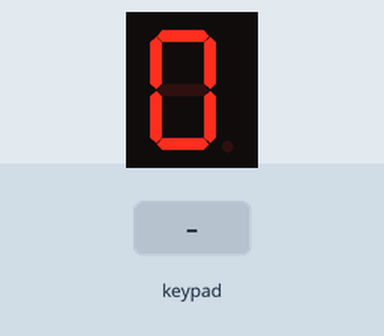
Recording of a sketch running on a simulated Arduino Uno, built with avr-gcc and run on an emulated ATmega328P. On the bench: 1-digit seven-segment display. Wiring (inferred from the names in the program): 1-digit 7-segment display, segments lit when HIGH: segments pin 10, pin 11, A0, A1, A2, A3, A4. Inputs (shaded band) come from the test bench. The segment pins are drawn as the display they are named for; what the sketch prints to the serial monitor is not drawn.

Above: at 1.2 s.
1.3 s: key 'A' pressed
At 2.1 s:
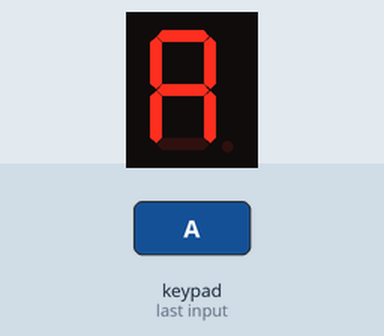
3.8 s: keypad keys 1 2 # pressed 0.4 s apart
At 6.6 s:
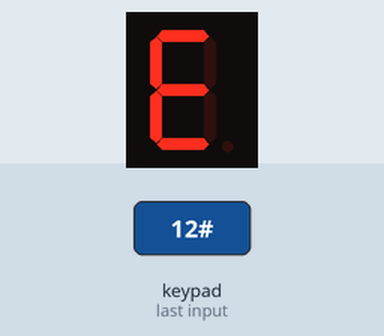
8.0 s: key 'C' pressed
At 8.6 s:
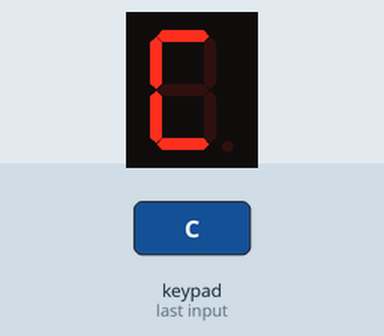
10.5 s: keypad keys 1 2 * pressed 0.4 s apart
At 13.3 s:
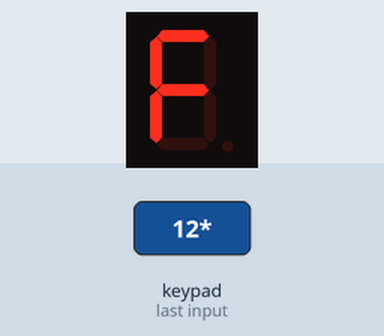
14.7 s: key 'D' pressed
At 15.5 s:
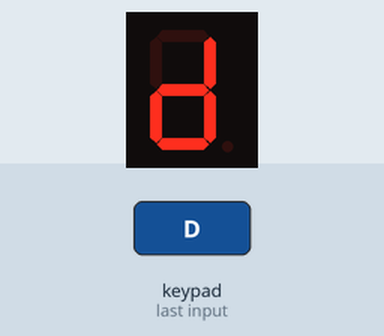
Timing chart, 0 to 17.7 s (numbered marks = the images above; inputs shaded):
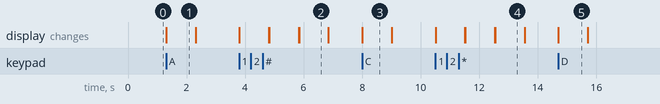

Measured:
- after the input at 1.3 s, the display: changes at once (image 1)
- after the input at 3.8 s, the display: first changes at once (image 2 shows a later state)
- after the input at 8.0 s, the display: changes at once (image 3)
- after the input at 10.5 s, the display: first changes at once (image 4 shows a later state)
- after the input at 14.7 s, the display: changes at once (image 5)
- what the display in image 1 shows lasts 1.0 s, from 1.3 s to 2.3 s

The sketch:

practica3_Parte3.ino
```cpp
/*
   Fundacion Kinal
   Centro educativo tecnico laboral Kinal
   Quinto perito
   Quinto electronica
   Codigo Tecnico: EB5AM / EB5AV
   Curso: Taller de electronica digital y reparacion de computadoras I
   Proyecto: keypad
   alumno:Christian Solorzano
   Fecha: 20 de abril
*/

//Librerias
#include <Keypad.h>    //Libreria que me permite usar el teclado matricial.

//Macros o directivas de preprocesador
#define filas 4   //cantidad de filas que posee el teclado matricial.
#define columnas 4 //cantidad de columnas que posee el teclado matricial.
#define f1 2  //pin2 conectado a la fila 1
#define f2 3  //pin3 conectado a la fila 2
#define f3 4  //pin4 conectado a la fila 3
#define f4 5  //pin5 conectado a la fila 4
#define c1 6  //pin6 conectado a la columna 1
#define c2 7  //pin7 conectado a la columna 2
#define c3 8  //pin8 conectado a la columna 3
#define c4 9  //pin9 conectado a la columna 4
#define a 10
#define b 11
#define c A0
#define d A1
#define e A2
#define f A3
#define g A4


//Creo una matriz led con la disposicion fisica de las teclas
char keys[filas][columnas] = {
  {'1','2','3','A'},
  {'4','5','6','B'},
  {'7','8','9','C'},
  {'*','0','#','D'}
};

//Arreglos en los que defino los pines a utilizar, tanto para las columnas como para las filas
byte PF[filas] = {f1,f2,f3,f4};
byte PC[columnas] = {c1,c2,c3,c4};


//Creo el constructor para poder usar el teclado matricial.
Keypad teclado1 = Keypad( makeKeymap(keys), PF, PC, filas,columnas);


void setup()
{
  Serial.begin(9600);    //Inicio la comunicacion serial.
  Serial.println("Prueba del teclado matricial");   //Envio de mensaje
  pinMode(a, OUTPUT);
  pinMode(b, OUTPUT);
  pinMode(c, OUTPUT);
  pinMode(d, OUTPUT);
  pinMode(e, OUTPUT);
  pinMode(f, OUTPUT);
  pinMode(g, OUTPUT);
}

void loop()
{
  char tecla = teclado1.getKey();  //Obtengo la tecla que presione

      //Si ninguna tecla a sido presionada

                digitalWrite(a, HIGH);
                digitalWrite(b, HIGH);
                digitalWrite(c, HIGH);
                digitalWrite(d, HIGH);
                digitalWrite(e, HIGH);
                digitalWrite(f, HIGH);
                digitalWrite(g, LOW);

  //Si alguna tecla ha sido presionada
  switch(tecla){
  case('1'):
  {
                digitalWrite(a, LOW);
                digitalWrite(b, HIGH);
                digitalWrite(c, HIGH);
                digitalWrite(d, LOW);
                digitalWrite(e, LOW);
                digitalWrite(f, LOW);
                digitalWrite(g, LOW);

                delay(1000);
                digitalWrite(a, LOW);
                digitalWrite(b, LOW);
                digitalWrite(c, LOW);
                digitalWrite(d, LOW);
                digitalWrite(e, LOW);
                digitalWrite(f, LOW);
                digitalWrite(g, LOW);
                break;
  }
  case('2'):
  {
                digitalWrite(a, HIGH);
                digitalWrite(b, HIGH);
                digitalWrite(c, LOW);
                digitalWrite(d, HIGH);
                digitalWrite(e, HIGH);
                digitalWrite(f, LOW);
                digitalWrite(g, HIGH);

                delay(1000);
                digitalWrite(a, LOW);
                digitalWrite(b, LOW);
                digitalWrite(c, LOW);
                digitalWrite(d, LOW);
                digitalWrite(e, LOW);
                digitalWrite(f, LOW);
                digitalWrite(g, LOW);
                break;}
  case('3'):
  {
                digitalWrite(a, HIGH);
                digitalWrite(b, HIGH);
                digitalWrite(c, HIGH);
                digitalWrite(d, HIGH);
                digitalWrite(e, LOW);
                digitalWrite(f, LOW);
                digitalWrite(g, HIGH);
    delay(1000);
                digitalWrite(a, LOW);
                digitalWrite(b, LOW);
                digitalWrite(c, LOW);
                digitalWrite(d, LOW);
                digitalWrite(e, LOW);
                digitalWrite(f, LOW);
                digitalWrite(g, LOW);
                break;
  }
  case('4'):
  {
                digitalWrite(a, LOW);
                digitalWrite(b, HIGH);
                digitalWrite(c, HIGH);
                digitalWrite(d, LOW);
                digitalWrite(e, LOW);
                digitalWrite(f, HIGH);
                digitalWrite(g, HIGH);
    delay(1000);
                digitalWrite(a, LOW);
                digitalWrite(b, LOW);
                digitalWrite(c, LOW);
                digitalWrite(d, LOW);
                digitalWrite(e, LOW);
                digitalWrite(f, LOW);
                digitalWrite(g, LOW);
                break;
  }
  case('5'):
  {
                digitalWrite(a, HIGH);
                digitalWrite(b, LOW);
                digitalWrite(c, HIGH);
                digitalWrite(d, HIGH);
                digitalWrite(e, LOW);
                digitalWrite(f, HIGH);
                digitalWrite(g, HIGH);
    delay(1000);
                digitalWrite(a, LOW);
                digitalWrite(b, LOW);
                digitalWrite(c, LOW);
                digitalWrite(d, LOW);
                digitalWrite(e, LOW);
                digitalWrite(f, LOW);
                digitalWrite(g, LOW);
                break;
                }
  case('6'):
  {
                digitalWrite(a, HIGH);
                digitalWrite(b, LOW);
                digitalWrite(c, HIGH);
                digitalWrite(d, HIGH);
                digitalWrite(e, HIGH);
                digitalWrite(f, HIGH);
                digitalWrite(g, HIGH);
    delay(1000);
                digitalWrite(a, LOW);
                digitalWrite(b, LOW);
                digitalWrite(c, LOW);
                digitalWrite(d, LOW);
                digitalWrite(e, LOW);
                digitalWrite(f, LOW);
                digitalWrite(g, LOW);
                break;  }
  case('7'):
  {
                digitalWrite(a, HIGH);
                digitalWrite(b, HIGH);
                digitalWrite(c, HIGH);
                digitalWrite(d, LOW);
                digitalWrite(e, LOW);
                digitalWrite(f, LOW);
                digitalWrite(g, LOW);
    delay(1000);
                digitalWrite(a, LOW);
                digitalWrite(b, LOW);
                digitalWrite(c, LOW);
                digitalWrite(d, LOW);
                digitalWrite(e, LOW);
                digitalWrite(f, LOW);
                digitalWrite(g, LOW);
                break;
                }
  case('8'):
  {
                digitalWrite(a, HIGH);
                digitalWrite(b, HIGH);
                digitalWrite(c, HIGH);
                digitalWrite(d, HIGH);
                digitalWrite(e, HIGH);
                digitalWrite(f, HIGH);
                digitalWrite(g, HIGH);
    delay(1000);
                digitalWrite(a, LOW);
                digitalWrite(b, LOW);
                digitalWrite(c, LOW);
                digitalWrite(d, LOW);
                digitalWrite(e, LOW);
                digitalWrite(f, LOW);
                digitalWrite(g, LOW);
                break;
                }
  case('9'):
  {
                digitalWrite(a, HIGH);
                digitalWrite(b, HIGH);
                digitalWrite(c, HIGH);
                digitalWrite(d, HIGH);
                digitalWrite(e, LOW);
                digitalWrite(f, HIGH);
                digitalWrite(g, HIGH);
    delay(1000);
                digitalWrite(a, LOW);
                digitalWrite(b, LOW);
                digitalWrite(c, LOW);
                digitalWrite(d, LOW);
                digitalWrite(e, LOW);
                digitalWrite(f, LOW);
                digitalWrite(g, LOW);
    break;
                }
  case('*'):
  {
                digitalWrite(a, HIGH);
                digitalWrite(b, LOW);
                digitalWrite(c, LOW);
                digitalWrite(d, LOW);
                digitalWrite(e, HIGH);
                digitalWrite(f, HIGH);
                digitalWrite(g, HIGH);
    delay(1000);
                digitalWrite(a, LOW);
                digitalWrite(b, LOW);
                digitalWrite(c, LOW);
                digitalWrite(d, LOW);
                digitalWrite(e, LOW);
                digitalWrite(f, LOW);
                digitalWrite(g, LOW);
                break;
                }
  case('#'):
  {
                digitalWrite(a, HIGH);
                digitalWrite(b, LOW);
                digitalWrite(c, LOW);
                digitalWrite(d, HIGH);
                digitalWrite(e, HIGH);
                digitalWrite(f, HIGH);
                digitalWrite(g, HIGH);
    delay(1000);
                digitalWrite(a, LOW);
                digitalWrite(b, LOW);
                digitalWrite(c, LOW);
                digitalWrite(d, LOW);
                digitalWrite(e, LOW);
                digitalWrite(f, LOW);
                digitalWrite(g, LOW);
                break;
                }
  case('A'):
  {
                digitalWrite(a, HIGH);
                digitalWrite(b, HIGH);
                digitalWrite(c, HIGH);
                digitalWrite(d, LOW);
                digitalWrite(e, HIGH);
                digitalWrite(f, HIGH);
                digitalWrite(g, HIGH);
    delay(1000);
                digitalWrite(a, LOW);
                digitalWrite(b, LOW);
                digitalWrite(c, LOW);
                digitalWrite(d, LOW);
                digitalWrite(e, LOW);
                digitalWrite(f, LOW);
                digitalWrite(g, LOW);
                break;
                }
   case('B'):
  {
                digitalWrite(a, LOW);
                digitalWrite(b, LOW);
                digitalWrite(c, HIGH);
                digitalWrite(d, HIGH);
                digitalWrite(e, HIGH);
                digitalWrite(f, HIGH);
                digitalWrite(g, HIGH);
    delay(1000);
                digitalWrite(a, LOW);
                digitalWrite(b, LOW);
                digitalWrite(c, LOW);
                digitalWrite(d, LOW);
                digitalWrite(e, LOW);
                digitalWrite(f, LOW);
                digitalWrite(g, LOW);
                break;
                }
  case('C'):
  {
                digitalWrite(a, HIGH);
                digitalWrite(b, LOW);
                digitalWrite(c, LOW);
                digitalWrite(d, HIGH);
                digitalWrite(e, HIGH);
                digitalWrite(f, HIGH);
                digitalWrite(g, LOW);
    delay(1000);
                digitalWrite(a, LOW);
                digitalWrite(b, LOW);
                digitalWrite(c, LOW);
                digitalWrite(d, LOW);
                digitalWrite(e, LOW);
                digitalWrite(f, LOW);
                digitalWrite(g, LOW);
                break;
                }
  case('D'):
  {
                digitalWrite(a, LOW);
                digitalWrite(b, HIGH);
                digitalWrite(c, HIGH);
                digitalWrite(d, HIGH);
                digitalWrite(e, HIGH);
                digitalWrite(f, LOW);
                digitalWrite(g, HIGH);
    delay(1000);
                digitalWrite(a, LOW);
                digitalWrite(b, LOW);
                digitalWrite(c, LOW);
                digitalWrite(d, LOW);
                digitalWrite(e, LOW);
                digitalWrite(f, LOW);
                digitalWrite(g, LOW);
                break;
                }
  }
}
```
